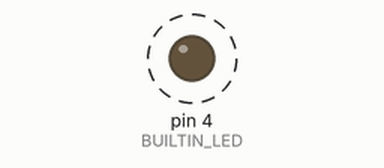
A sketch run on a simulated Arduino Uno, built with avr-gcc and run on an emulated ATmega328P. Shown: output pins drawn as LEDs (lit = HIGH). Dashed ring = blinking. What the sketch prints to the serial monitor is not drawn.

Above: at 0.5 s.
Timing chart, 0 to 4.6 s (numbered marks = the images above):
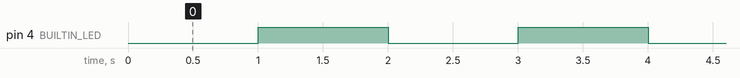

Measured:
- by itself, pin 4 (BUILTIN_LED): alternates HIGH for 1.0 s and LOW for 1.0 s

The sketch:

sketch_aug14a.ino
```cpp
 #define BUILTIN_LED  4 // Assigning Pin 4 as the name LED D2 pin in nodemcu . Connect led to this pin and ground
void setup() {
  Serial.begin(115200);
  pinMode(BUILTIN_LED, OUTPUT);     // Initialize the BUILTIN_LED pin as an output
}

// the loop function runs over and over again forever
void loop() {
  digitalWrite(BUILTIN_LED, LOW);   // Turn the LED on (Note that LOW is the voltage level
                                    // but actually the LED is on; this is because
                                    // it is acive low on the ESP-01)
  delay(1000);                      // Wait for a second
  digitalWrite(BUILTIN_LED, HIGH);  // Turn the LED off by making the voltage HIGH
  delay(1000);
  Serial.print("Hi");// Wait for two seconds (to demonstrate the active low LED)
}
```
